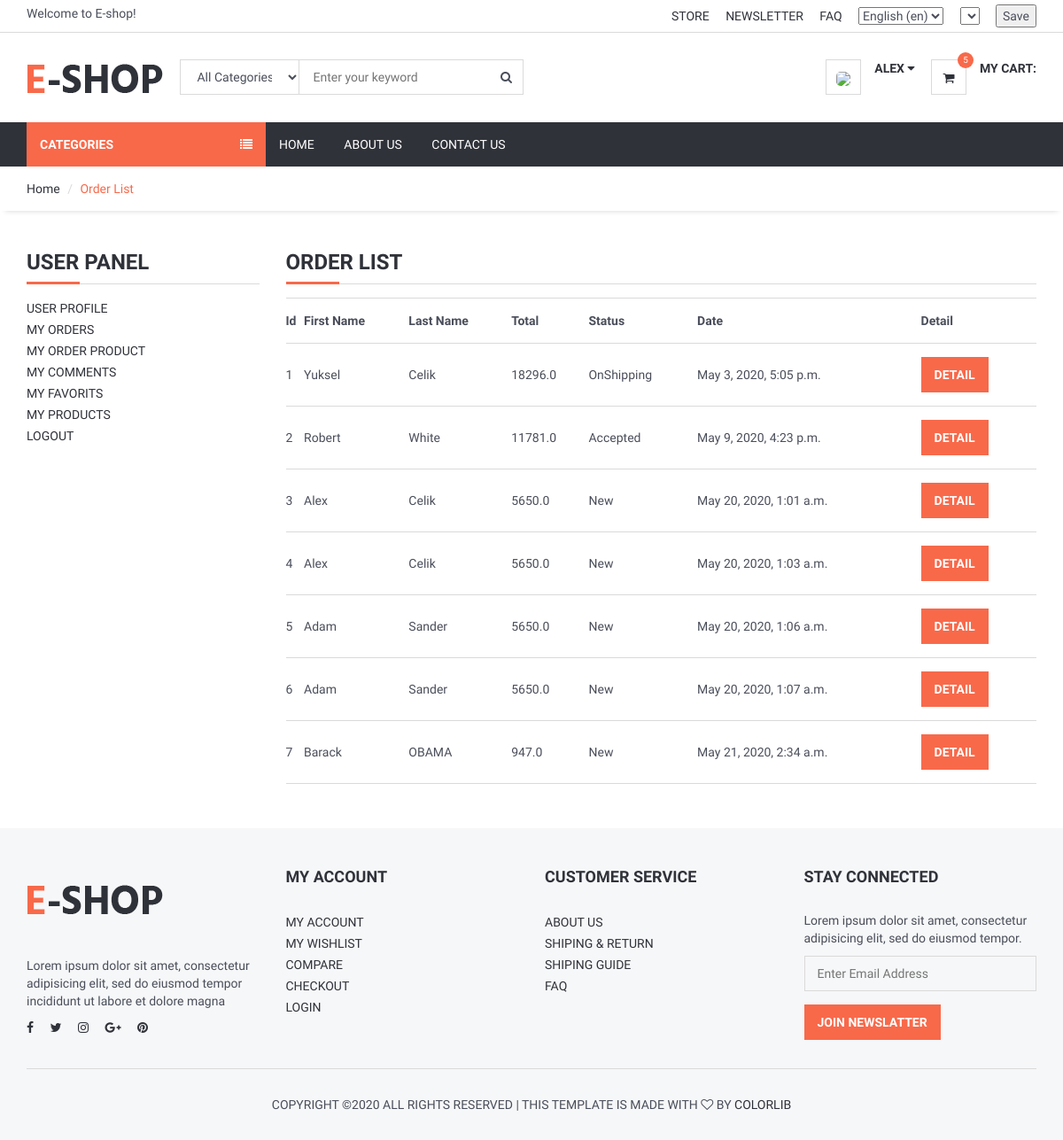
Screenshot of /user/orders/ (signed in) with the database file from the repository.
### order/models.py (models this page shows, shortened)
class Order(models.Model):
    STATUS = (
        ('New', 'New'),
        ('Accepted', 'Accepted'),
        ('Preaparing', 'Preaparing'),
        ('OnShipping', 'OnShipping'),
        ('Completed', 'Completed'),
        ('Canceled', 'Canceled'),
    )
    user = models.ForeignKey(User, on_delete=models.SET_NULL, null=True)
    code = models.CharField(max_length=5, editable=False )
    first_name = models.CharField(max_length=10)
    last_name = models.CharField(max_length=10)
    phone = models.CharField(blank=True, max_length=20)
    address = models.CharField(blank=True, max_length=150)
    city = models.CharField(blank=True, max_length=20)
    country = models.CharField(blank=True, max_length=20)
    total = models.FloatField()
    status=models.CharField(max_length=10,choices=STATUS,default='New')
    ip = models.CharField(blank=True, max_length=20)
    adminnote = models.CharField(blank=True, max_length=100)
    create_at=models.DateTimeField(auto_now_add=True)
    update_at=models.DateTimeField(auto_now=True)

### user/views.py (the view)
# urls.py: path('orders/', views.user_orders, name='user_orders'),
@login_required(login_url='/login') # Check login
def user_orders(request):
    current_user = request.user
    orders=Order.objects.filter(user_id=current_user.id)
    context = {#'category': category,
               'orders': orders,
               }
    return render(request, 'user_orders.html', context)

### home/templatetags/myapptags.py (called while the page is built)
@register.simple_tag
def shopcartcount(userid):
    count = ShopCart.objects.filter(user_id=userid).count()
    return count

### user/templates/user_orders.html (shortened to what this page needs)
{% extends 'homebase.html' %}
{% block sidebar %} {% include 'sidebar.html' %} {% endblock %}
{% block body %}
    <div id="breadcrumb">
        <div class="container">
            <ul class="breadcrumb">
                <li><a href="/">Home</a></li>
                <li class="active">Order List</li>
            </ul>
        </div>
    </div>
    <div class="section">
        <div class="container">
            <div class="row">
                <div class="col-md-3">
                    {% include "user_panel.html" %}
                </div>
                <div class="col-md-9">
                    <div class="order-summary clearfix">
                        <div class="section-title">
                            <h3 class="title">Order List</h3>
                        </div>
                        <table class="shopping-cart-table table">
                            <tr>
                                <th class="text-left">Id </th>
                                <th class="text-left">First Name </th>
                                <th class="text-left">Last Name </th>
                                <th class="text-left">Total </th>
                                <th class="text-left">Status </th>
                                <th class="text-left">Date </th>
                                <th class="text-left">Detail </th>
                            </tr>
                            {% for rs in orders %}
                                <tr>
                                    <td class="text-left">{{ rs.id}} </td>
                                    <td class="text-left">{{ rs.first_name}} </td>
                                    <td class="text-left">{{ rs.last_name}} </td>
                                    <td class="text-left">{{ rs.total}} </td>
                                    <td class="text-left">{{ rs.status}} </td>
                                    <td class="text-left">{{ rs.create_at}} </td>
                                    <td class="text-left"><a class="primary-btn" href="/user/orderdetail/{{ rs.id }}"> Detail </a></td>
                                </tr>
                            {% endfor %}
                        </table>
                    </div>
                </div>
            </div>
        </div>
    </div>
{% endblock %}

### home/templates/header.html (shortened to what this page needs)
{% load static %}
{% load i18n %}
{% load currency %}
<header>
    <div id="top-header">
        <div class="container">
            <div class="pull-left">
                <span>{% trans "Welcome to E-shop!" %}</span>
            </div>
            <div class="pull-right">
                <ul class="header-top-links">
                    <li><a href="#">{% trans "Store" %}</a></li>
                    <li><a href="#">{% trans "Newsletter" %}</a></li>
                    <li><a href="{% url 'faq' %}">{% trans "FAQ" %}</a></li>
                    <li class="dropdown default-dropdown">
                        <form action="{% url 'selectlanguage' %}" method="post">{% csrf_token %}
                            <select name="language" onchange="submit()" >
                                {% get_current_language as LANGUAGE_CODE %}
                                {% get_available_languages as LANGUAGES %}
                                {% get_language_info_list for LANGUAGES as languages %}
                                {% for language in languages %}
                                    <option value="{{ language.code }}"{% if language.code == LANGUAGE_CODE %} selected{% endif %}>
                                        {{ language.name_local }} ({{ language.code }})
                                    </option>
                                {% endfor %}
                            </select>
                        </form>
                    </li>
                    <li class="dropdown default-dropdown">
                        <form id="currency_switcher" method="POST" action="{% url 'selectcurrency' %}">
                            <select name="currency" onchange="submit()" >
                            </select>
                        </form>
                    </li>
                    <li class="dropdown default-dropdown">
                        <form id="currency_switcher" method="POST" action="{% url 'savelangcur' %}">
                            <input type="submit" value="Save" />
                        </form>
                    </li>
                </ul>
            </div>
        </div>
    </div>
    <div id="header">
        <div class="container">
            <div class="pull-left">
                <div class="header-logo">
                    <a class="logo" href="{% url 'home' %}">
                        <img src="{% static '' %}img/logo.png" alt="">
                    </a>
                </div>
                <div class="header-search">
                    <form action="/search/" method="post">
                        <input id="query" name="query" class="input search-input" type="text" placeholder="Enter your keyword">
                        <select name="catid"  class="input search-categories">
                            <option value="0">{% trans "All Categories" %}</option>
                        </select>
                        <button class="search-btn"><i class="fa fa-search"></i></button>
                    </form>
                </div>
            </div>
            <div class="pull-right" >
                <ul class="header-btns">
                    <li class="header-account dropdown default-dropdown">
                        {% if user.id is not None %}
                            <div class="dropdown-toggle" role="button" data-toggle="dropdown" aria-expanded="true">
                                <div class="header-btns-icon">
                                    <img src="{{ request.session.userimage }}" style="height: 40px; border-radius: 30%">
                                </div>
                                <strong class="text-uppercase">{{ user.first_name }} <i class="fa fa-caret-down"></i></strong>
                            </div>
                        {% else %}
                            <a href="{% url 'login' %}" class="text-uppercase">Login</a> / <a href="{% url 'signup' %}" class="text-uppercase">Sign Up</a>
                        {% endif %}
                    </li>
                    <li class="header-cart dropdown default-dropdown">
                        <a href="{% url 'shopcart'%}" >
                            <div class="header-btns-icon">
                                <i class="fa fa-shopping-cart"></i>
                                {% load myapptags %}
                                {% shopcartcount user.id as count %}
                                <span class="qty">{{ count }}</span>
                            </div>
                            <strong class="text-uppercase">{% trans "My Cart:" %}</strong>
                            <br>
                        </a>
                    </li>
                </ul>
            </div>
        </div>
    </div>
</header>

### home/static/css/style.css (style rules this page uses)
body { font-family: 'Hind', sans-serif; color: #4A4E5A; overflow-x: hidden; }
h1, h2, h3, h4, h5, h6 { color: #30323A; margin: 0 0 10px; font-weight: 700; }
a { color: #30323A; -webkit-transition: 0.3s color; transition: 0.3s color; }
strong { color: #30323A; }
ul, ol { margin: 0; padding: 0; list-style: none }
.main-btn, .primary-btn { display: inline-block; padding: 10px 15px; text-transform: uppercase; font-weight: 700; border: none; -webkit-transition: 0.3s all; transition: 0.3s all; }
.primary-btn { color: #FFF; background-color: #F8694A; }
.input { width: 100%; height: 40px; padding: 0px 15px; border: none; background-color: transparent; -webkit-box-shadow: 0px 0px 0px 1px #DADADA inset, 0px 0px 0px 5px transparent; box-shadow: 0px 0px 0px 1px #DADADA inset, 0px 0px 0px 5px transparent; -webkit-transition: 0.3s all; transition: 0.3s all; }
.section { padding-top: 30px; padding-bottom: 30px; }
.section-title { position: relative; margin-bottom: 15px; margin-top: 15px; border-bottom: 1px solid #DADADA; }
.section-title .title { display: inline-block; text-transform: uppercase; }
.section-title:after { content: ""; position: absolute; left: 0; bottom: -1.5px; height: 3px; width: 60px; background-color: #F8694A; }
#breadcrumb { -webkit-box-shadow: 0px 6px 6px -6px rgba(0, 0, 0, 0.175); box-shadow: 0px 6px 6px -6px rgba(0, 0, 0, 0.175); }
.breadcrumb { background-color: transparent; border: none; border-radius: 0px; padding: 15px 0px; margin: 0; }
.breadcrumb>.active { color: #F8694A; }
.breadcrumb>li+li:before { color: #DADADA; }
#header { padding-top: 15px; padding-bottom: 15px; }
#top-header { padding-top: 5px; padding-bottom: 5px; border-bottom: 1px solid #DADADA; }
.header-top-links>li { display: inline-block; }
.header-top-links>li+li { margin-left: 15px; }
.header-top-links>li>a { cursor: pointer; text-transform: uppercase; }
.header-logo { display: inline-block; margin-right: 15px; }
.header-logo .logo>img { width: 100%; max-height: 70px; }
.header-search { display: inline-block; padding: 15px 0px; max-width: 400px; }
.header-search>form { position: relative; }
.header-search>form .search-input { padding-left: 150px; padding-right: 45px; }
.header-search>form .search-categories { position: absolute; left: 0px; top: 0px; width: 135px; }
.header-search>form .search-btn { position: absolute; top: 0px; right: 0px; width: 40px; height: 40px; background-color: transparent; border: none; }
.header-btns>li { display: inline-block; vertical-align: top; padding: 15px 0px; }
.header-btns>li+li { margin-left: 15px; }
.header-btns>li .header-btns-icon { position: relative; float: left; margin-right: 15px; width: 40px; height: 40px; line-height: 40px; text-align: center; color: #30323A; background-color: #FFF; border: 1px solid #DADADA; }
.header-btns .dropdown-toggle { display: block; cursor: pointer; }
.header-cart .header-btns-icon .qty { position: absolute; right: -9px; top: -9px; width: 18px; height: 18px; line-height: 18px; text-align: center; font-size: 10px; background: #F8694A; color: #FFF; border-radius: 50%; }
.shopping-cart-table>tbody>tr>td, .shopping-cart-table>tbody>tr>th, .shopping-cart-table>tfoot>tr>td, .shopping-cart-table>tfoot>tr>th, .shopping-cart-table>thead>tr>td, .shopping-cart-table>thead>tr>th { padding: 15px 0px; vertical-align: middle; border-top: 1px solid #DADADA; }
.shopping-cart-table>tbody>tr:last-child>td { border-bottom: 1px solid #DADADA; }

### rows the page displays
Order: id "1", first_name "Yuksel", last_name "Celik", total "18296.0", status "OnShipping", create_at "May 3, 2020, 5:05 p.m."
Order: id "2", first_name "Robert", last_name "White", total "11781.0", status "Accepted", create_at "May 9, 2020, 4:23 p.m."
Order: id "3", first_name "Alex", last_name "Celik", total "5650.0", status "New", create_at "May 20, 2020, 1:01 a.m."
Order: id "4", first_name "Alex", last_name "Celik", total "5650.0", status "New", create_at "May 20, 2020, 1:03 a.m."
Order: id "5", first_name "Adam", last_name "Sander", total "5650.0", status "New", create_at "May 20, 2020, 1:06 a.m."
Order: id "6", first_name "Adam", last_name "Sander", total "5650.0", status "New", create_at "May 20, 2020, 1:07 a.m."
Order: id "7", first_name "Barack", last_name "OBAMA", total "947.0", status "New", create_at "May 21, 2020, 2:34 a.m."

### other values shown
{{ user.first_name }} "ALEX"
{{ count }} "5"
form field language "English (en)"
